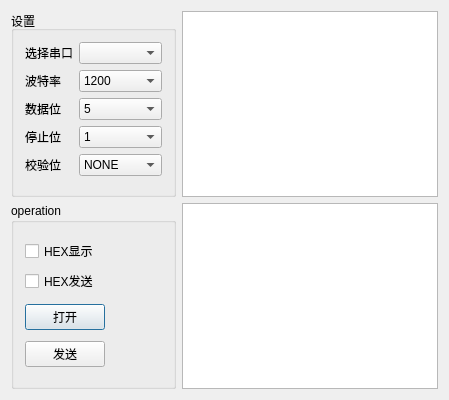
<?xml version="1.0" encoding="UTF-8"?>
<ui version="4.0">
 <class>Dialog</class>
 <widget class="QDialog" name="Dialog">
  <property name="geometry">
   <rect>
    <x>0</x>
    <y>0</y>
    <width>449</width>
    <height>400</height>
   </rect>
  </property>
  <property name="windowTitle">
   <string>Dialog</string>
  </property>
  <layout class="QGridLayout" name="gridLayout">
   <item row="0" column="0">
    <widget class="QGroupBox" name="groupBox">
     <property name="title">
      <string>设置</string>
     </property>
     <layout class="QVBoxLayout" name="verticalLayout">
      <item>
       <layout class="QFormLayout" name="formLayout">
        <item row="0" column="0">
         <widget class="QLabel" name="label">
          <property name="text">
           <string>选择串口</string>
          </property>
         </widget>
        </item>
        <item row="0" column="1">
         <widget class="QComboBox" name="comboBoxPort"/>
        </item>
        <item row="1" column="0">
         <widget class="QLabel" name="label_2">
          <property name="text">
           <string>波特率</string>
          </property>
         </widget>
        </item>
        <item row="1" column="1">
         <widget class="QComboBox" name="comboBoxBaud">
          <item>
           <property name="text">
            <string>1200</string>
           </property>
          </item>
          <item>
           <property name="text">
            <string>2400</string>
           </property>
          </item>
          <item>
           <property name="text">
            <string>4800</string>
           </property>
          </item>
          <item>
           <property name="text">
            <string>9600</string>
           </property>
          </item>
          <item>
           <property name="text">
            <string>19200</string>
           </property>
          </item>
          <item>
           <property name="text">
            <string>38400</string>
           </property>
          </item>
          <item>
           <property name="text">
            <string>57600</string>
           </property>
          </item>
          <item>
           <property name="text">
            <string>115200</string>
           </property>
          </item>
         </widget>
        </item>
        <item row="2" column="0">
         <widget class="QLabel" name="label_3">
          <property name="text">
           <string>数据位</string>
          </property>
         </widget>
        </item>
        <item row="2" column="1">
         <widget class="QComboBox" name="comboBoxData">
          <item>
           <property name="text">
            <string>5</string>
           </property>
          </item>
          <item>
           <property name="text">
            <string>6</string>
           </property>
          </item>
          <item>
           <property name="text">
            <string>7</string>
           </property>
          </item>
          <item>
           <property name="text">
            <string>8</string>
           </property>
          </item>
          <item>
           <property name="text">
            <string>-1</string>
           </property>
          </item>
         </widget>
        </item>
        <item row="3" column="0">
         <widget class="QLabel" name="label_4">
          <property name="text">
           <string>停止位</string>
          </property>
         </widget>
        </item>
        <item row="3" column="1">
         <widget class="QComboBox" name="comboBoxStop">
          <item>
           <property name="text">
            <string>1</string>
           </property>
          </item>
          <item>
           <property name="text">
            <string>3</string>
           </property>
          </item>
          <item>
           <property name="text">
            <string>2</string>
           </property>
          </item>
          <item>
           <property name="text">
            <string>-1</string>
           </property>
          </item>
         </widget>
        </item>
        <item row="4" column="0">
         <widget class="QLabel" name="label_5">
          <property name="text">
           <string>校验位</string>
          </property>
         </widget>
        </item>
        <item row="4" column="1">
         <widget class="QComboBox" name="comboBoxJiaoyan">
          <item>
           <property name="text">
            <string>NONE</string>
           </property>
          </item>
          <item>
           <property name="text">
            <string>ODD</string>
           </property>
          </item>
          <item>
           <property name="text">
            <string>EVEN</string>
           </property>
          </item>
          <item>
           <property name="text">
            <string>MARK</string>
           </property>
          </item>
          <item>
           <property name="text">
            <string>SPACE</string>
           </property>
          </item>
         </widget>
        </item>
       </layout>
      </item>
     </layout>
    </widget>
   </item>
   <item row="0" column="1">
    <widget class="QTextEdit" name="textEditRead">
     <property name="readOnly">
      <bool>false</bool>
     </property>
    </widget>
   </item>
   <item row="1" column="0">
    <widget class="QGroupBox" name="groupBox_2">
     <property name="title">
      <string>operation</string>
     </property>
     <layout class="QVBoxLayout" name="verticalLayout_3">
      <item>
       <layout class="QVBoxLayout" name="verticalLayout_2">
        <item>
         <widget class="QCheckBox" name="checkBoxisHexShow">
          <property name="text">
           <string>HEX显示</string>
          </property>
         </widget>
        </item>
        <item>
         <widget class="QCheckBox" name="checkBoxisHexSend">
          <property name="text">
           <string>HEX发送</string>
          </property>
         </widget>
        </item>
       </layout>
      </item>
      <item>
       <layout class="QHBoxLayout" name="horizontalLayout">
        <item>
         <widget class="QPushButton" name="pushButtonOpen">
          <property name="text">
           <string>打开</string>
          </property>
         </widget>
        </item>
        <item>
         <spacer name="horizontalSpacer">
          <property name="orientation">
           <enum>Qt::Horizontal</enum>
          </property>
          <property name="sizeHint" stdset="0">
           <size>
            <width>40</width>
            <height>20</height>
           </size>
          </property>
         </spacer>
        </item>
       </layout>
      </item>
      <item>
       <layout class="QHBoxLayout" name="horizontalLayout_2">
        <item>
         <widget class="QPushButton" name="pushButtonSend">
          <property name="text">
           <string>发送</string>
          </property>
         </widget>
        </item>
        <item>
         <spacer name="horizontalSpacer_2">
          <property name="orientation">
           <enum>Qt::Horizontal</enum>
          </property>
          <property name="sizeHint" stdset="0">
           <size>
            <width>40</width>
            <height>20</height>
           </size>
          </property>
         </spacer>
        </item>
       </layout>
      </item>
     </layout>
     <zorder>checkBoxisHexShow</zorder>
     <zorder></zorder>
     <zorder>pushButtonOpen</zorder>
     <zorder>pushButtonSend</zorder>
     <zorder>horizontalSpacer</zorder>
     <zorder>horizontalSpacer_2</zorder>
    </widget>
   </item>
   <item row="1" column="1">
    <widget class="QTextEdit" name="textEditWrite"/>
   </item>
  </layout>
 </widget>
 <layoutdefault spacing="6" margin="11"/>
 <resources/>
 <connections/>
</ui>
